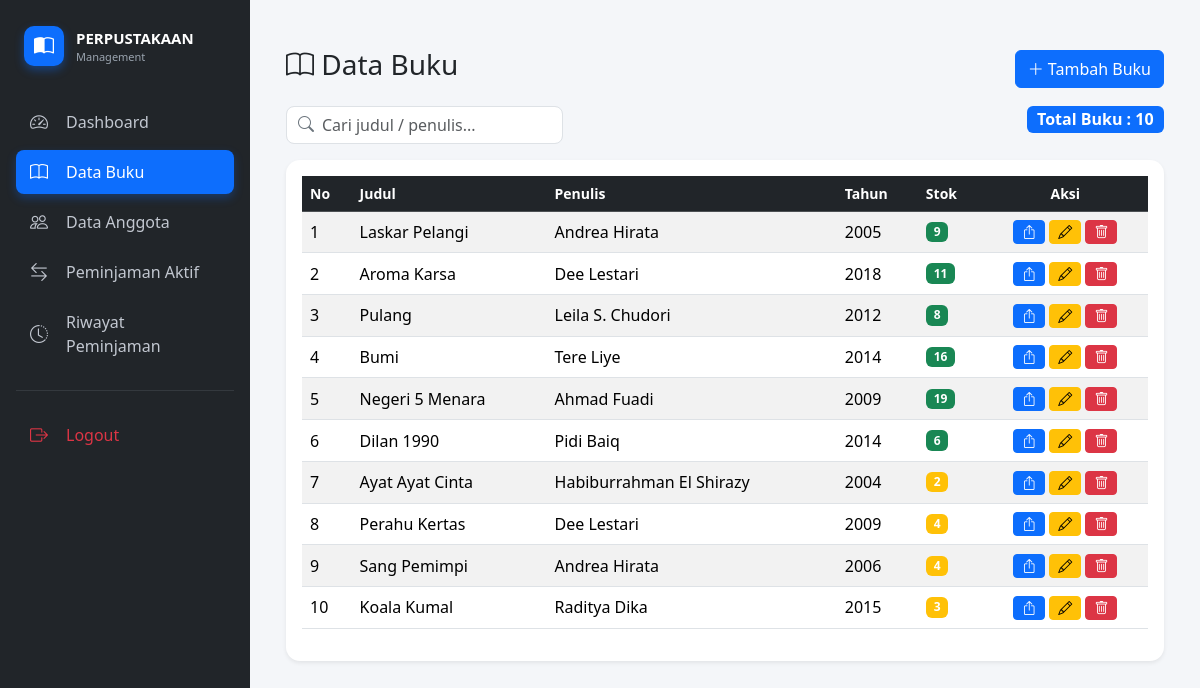
/buku/index.php (signed in), run on the app's committed database.
### tables this page shows
CREATE TABLE `buku` (
  `id` int(11) NOT NULL,
  `judul` varchar(100) DEFAULT NULL,
  `penulis` varchar(100) DEFAULT NULL,
  `tahun` int(11) DEFAULT NULL,
  `status` varchar(20) DEFAULT 'tersedia',
  `stok` int(11) DEFAULT 1
);

### buku/index.php (the view, shortened to what this page needs)
<?php
include '../config/koneksi.php';
include '../navbar.php';
$data = mysqli_query($koneksi, "SELECT * FROM buku");
$total = mysqli_query($koneksi, "SELECT COUNT(*) as jumlah FROM buku");
$total_buku = mysqli_fetch_assoc($total);
?>
<div class="container mt-4">
<div class="d-flex justify-content-between align-items-center mb-3">
<h3><i class="bi bi-book"></i> Data Buku</h3>
<a href="tambah.php" class="btn btn-primary">
<i class="bi bi-plus-lg"></i> Tambah Buku
</a>
</div>
<div class="row mb-3">
<div class="col-md-4">
<div class="search-box">
<i class="bi bi-search"></i>
<input type="text" id="search" class="form-control" placeholder="Cari judul / penulis...">
</div>
</div>
<div class="col-md-8 text-end">
<span class="badge bg-primary fs-6">
Total Buku : <?= $total_buku['jumlah'] ?>
</span>
</div>
</div>
<div class="card data-card shadow-sm">
<div class="card-body">
<table class="table table-hover table-striped align-middle" id="tabelBuku">
<thead class="table-dark">
<tr>
<th>No</th>
<th>Judul</th>
<th>Penulis</th>
<th>Tahun</th>
<th>Stok</th>
<th class="text-center">Aksi</th>
</tr>
</thead>
<tbody>
<?php
if(mysqli_num_rows($data) > 0){
$no = 1;
while($b = mysqli_fetch_assoc($data)){
?>
<tr>
<td><?= $no++ ?></td>
<td><?= $b['judul'] ?></td>
<td><?= $b['penulis'] ?></td>
<td><?= $b['tahun'] ?></td>
<td>
<?php if($b['stok'] > 5){ ?>
<span class="badge bg-success"><?= $b['stok'] ?></span>
<?php }elseif($b['stok'] > 0){ ?>
<span class="badge bg-warning"><?= $b['stok'] ?></span>
<?php }else{ ?>
<span class="badge bg-danger">0</span>
<?php } ?>
</td>
<td class="text-center">
<?php if($b['stok'] > 0){ ?>
<a href="../peminjaman/index.php?id=<?= $b['id'] ?>"
class="btn btn-primary btn-sm">
<i class="bi bi-box-arrow-up"></i>
</a>
<?php }else{ ?>
<span class="badge bg-secondary">Stok Habis</span>
<?php } ?>
<a href="edit.php?id=<?= $b['id'] ?>"
class="btn btn-warning btn-sm">
<i class="bi bi-pencil"></i>
</a>
<a href="index.php?hapus=<?= $b['id'] ?>"
class="btn btn-danger btn-sm"
onclick="return confirm('Yakin hapus buku ini?')">
<i class="bi bi-trash"></i>
</a>
</td>
</tr>
<?php
}
} ?>
</tbody>
</table>
</div>
</div>
</div>

### buku/index.php (style rules this page uses)
.data-card { border:none; border-radius:14px; }
.table thead { font-size:14px; }
.table tbody tr { transition:0.15s; }
.search-box { position:relative; }
.search-box i { position:absolute; top:10px; left:12px; color:#6c757d; }
.search-box input { padding-left:35px; border-radius:8px; }

### data on the page
buku: judul "Laskar Pelangi", penulis "Andrea Hirata", tahun "2005", stok "9"
buku: judul "Aroma Karsa", penulis "Dee Lestari", tahun "2018", stok "11"
buku: judul "Pulang", penulis "Leila S. Chudori", tahun "2012", stok "8"
buku: judul "Bumi", penulis "Tere Liye", tahun "2014", stok "16"
buku: judul "Negeri 5 Menara", penulis "Ahmad Fuadi", tahun "2009", stok "19"
buku: judul "Dilan 1990", penulis "Pidi Baiq", tahun "2014", stok "6"
buku: judul "Ayat Ayat Cinta", penulis "Habiburrahman El Shirazy", tahun "2004", stok "2"
buku: judul "Perahu Kertas", penulis "Dee Lestari", tahun "2009", stok "4"
buku: judul "Sang Pemimpi", penulis "Andrea Hirata", tahun "2006", stok "4"
buku: judul "Koala Kumal", penulis "Raditya Dika", tahun "2015", stok "3"

### other printed values
$total_buku['jumlah'] "10"
